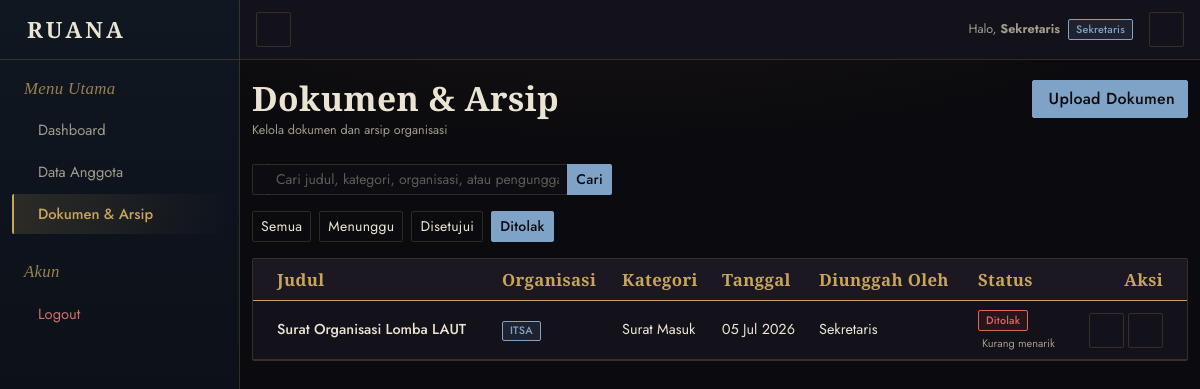
Page /index.php?page=dokumen&action=index&status=ditolak (signed in) on the committed database.
### tables this page shows
CREATE TABLE `dokumen` (
  `id` int NOT NULL,
  `user_id` int DEFAULT NULL,
  `nama_organisasi` varchar(150) NOT NULL DEFAULT '',
  `approved_by` int DEFAULT NULL,
  `judul` varchar(200) NOT NULL,
  `kategori` enum('Proposal','Surat Masuk','Surat Keluar','LPJ','Lainnya') NOT NULL,
  `nama_file` varchar(255) NOT NULL,
  `tanggal` date NOT NULL,
  `status_approval` enum('pending','disetujui','ditolak') DEFAULT 'pending',
  `catatan_dosen` varchar(255) DEFAULT NULL,
  `approved_at` timestamp NULL DEFAULT NULL,
  `created_at` timestamp NULL DEFAULT CURRENT_TIMESTAMP
);

CREATE TABLE `users` (
  `id` int NOT NULL,
  `nama` varchar(100) NOT NULL,
  `username` varchar(50) NOT NULL,
  `password` varchar(255) NOT NULL,
  `role` enum('ketua','sekretaris','bendahara','anggota','dosen') NOT NULL,
  `created_at` timestamp NULL DEFAULT CURRENT_TIMESTAMP
);

### app/views/dokumen/index.php (the view, shortened to what the rows shown need)
<?php require_once BASE_PATH . '/app/helpers/Access.php'; ?>
<?php
$roleColors = [
    'ketua'      => ['primary' => '#c9a45c', 'dark' => '#1f1610', 'bg' => 'rgba(201,164,92,0.12)',  'text' => '#c9a45c'],
    'sekretaris' => ['primary' => '#7fa3c7', 'dark' => '#0f1721', 'bg' => 'rgba(127,163,199,0.12)', 'text' => '#7fa3c7'],
    'bendahara'  => ['primary' => '#8fb08a', 'dark' => '#0f1a15', 'bg' => 'rgba(143,176,138,0.12)', 'text' => '#8fb08a'],
    'dosen'      => ['primary' => '#a48fc9', 'dark' => '#171221', 'bg' => 'rgba(164,143,201,0.12)', 'text' => '#a48fc9'],
    'anggota'    => ['primary' => '#b5ada0', 'dark' => '#16141a', 'bg' => 'rgba(181,173,160,0.10)', 'text' => '#b5ada0'],
];
$color = $roleColors[$role] ?? $roleColors['anggota'];
?>
<!DOCTYPE html>
<html lang="id" data-bs-theme="dark">
<head>
  <link rel="stylesheet" href="https://cdn.jsdelivr.net/npm/bootstrap@5.3.0/dist/css/bootstrap.min.css">
  <link rel="stylesheet" href="https://cdn.jsdelivr.net/npm/@tabler/icons-webfont@latest/tabler-icons.min.css">
  <link rel="stylesheet" href="../public/css/style.css?v=<?= @filemtime(BASE_PATH . '/public/css/style.css') ?: time() ?>">
</head>
<body>
<main id="content" class="<?= $role === 'dosen' ? 'container-fluid px-4' : 'content py-10' ?>" style="<?= $role === 'dosen' ? 'margin-top:80px;' : '' ?>">
  <div class="container-fluid">
    <div class="d-flex justify-content-between align-items-start flex-wrap gap-2 mb-4">
      <div>
        <h1 class="fs-4 mb-1">Dokumen & Arsip</h1>
      </div>
    </div>
    <?php
      $filterStatus = $_GET['status'] ?? '';
      $keyword      = trim($_GET['q'] ?? '');
      $filters = [
        ''          => 'Semua',
        'pending'   => 'Menunggu',
        'disetujui' => 'Disetujui',
        'ditolak'   => 'Ditolak',
      ];
    ?>
    <div class="card border-0">
      <div class="card-body p-0">
        <div class="table-responsive">
          <table class="table align-middle mb-0">
            <thead style="background-color:var(--ce-surface-2);">
              <tr>
                <th class="ps-4">Judul</th>
                <th>Organisasi</th>
                <th>Kategori</th>
                <th>Tanggal</th>
                <th>Diunggah Oleh</th>
                <th>Status</th>
                <th class="text-end pe-4">Aksi</th>
              </tr>
            </thead>
            <tbody>
              <?php if (empty($dokumens)): ?>
                <tr>
                  <td colspan="7" class="text-center text-muted py-5">
                    <i class="ti ti-file-off fs-3 d-block mb-2"></i>
                    <?php if ($keyword !== ''): ?>
                      Tidak ditemukan dokumen untuk pencarian "<?= htmlspecialchars($keyword) ?>"<?= $filterStatus ? ' dengan status "' . htmlspecialchars($filters[$filterStatus]) . '"' : '' ?>.
                    <?php elseif ($filterStatus): ?>
                      Tidak ada dokumen dengan status "<?= htmlspecialchars($filters[$filterStatus]) ?>".
                    <?php else: ?>
                      Belum ada dokumen.
                    <?php endif; ?>
                  </td>
                </tr>
              <?php else: ?>
                <?php foreach ($dokumens as $doc): ?>
                  <tr>
                    <td class="ps-4 fw-medium"><?= htmlspecialchars($doc['judul']) ?></td>
                    <td>
                      <span class="badge" style="background-color:<?= $color['bg'] ?>; color:<?= $color['primary'] ?>;">
                        <?= htmlspecialchars($doc['nama_organisasi'] ?? '-') ?>
                      </span>
                    </td>
                    <td><?= htmlspecialchars($doc['kategori']) ?></td>
                    <td><?= date('d M Y', strtotime($doc['tanggal'])) ?></td>
                    <td><?= htmlspecialchars($doc['nama_uploader'] ?? '-') ?></td>
                    <td>
                      <?php if ($doc['status_approval'] === 'disetujui'): ?>
                        <span class="badge rounded-pill" style="background-color:rgba(143,176,138,0.1); color:#9cc497;">Disetujui</span>
                      <?php elseif ($doc['status_approval'] === 'ditolak'): ?>
                        <span class="badge rounded-pill" style="background-color:rgba(194,69,58,0.1); color:#e0655a;">Ditolak</span>
                      <?php else: ?>
                        <span class="badge rounded-pill" style="background-color:rgba(217,168,74,0.1); color:#d9a84a;">Menunggu</span>
                      <?php endif; ?>
                      <?php if (!empty($doc['catatan_dosen'])): ?>
                        <div class="text-muted mt-1" style="font-size:11px;">
                          <i class="ti ti-message-2 me-1"></i><?= htmlspecialchars($doc['catatan_dosen']) ?>
                        </div>
                      <?php endif; ?>
                    </td>
                    <td class="text-end pe-4">
                      <a href="../public/uploads/<?= htmlspecialchars($doc['nama_file']) ?>" target="_blank" class="btn btn-light btn-icon btn-sm" title="Lihat">
                      </a>
                      <?php if ($role === 'sekretaris'): ?>
                      <a href="index.php?page=dokumen&action=delete&id=<?= $doc['id'] ?>"
                         onclick="return confirm('Yakin ingin menghapus dokumen \'<?= htmlspecialchars($doc['judul']) ?>\'?')"
                         class="btn btn-light btn-icon btn-sm text-danger" title="Hapus">
                      </a>
                      <?php endif; ?>
                    </td>
                  </tr>
                <?php endforeach; ?>
              <?php endif; ?>
            </tbody>
          </table>
        </div>
      </div>
    </div>
  </div>
</main>
</body>
</html>

### rows in the picture
dokumen: judul "Surat Organisasi Lomba LAUT", nama_organisasi "ITSA", kategori "Surat Masuk", tanggal "05 Jul 2026", user.nama "Sekretaris", status_approval "Ditolak", catatan_dosen "Kurang menarik"

### other values in the picture
$nama "Sekretaris"
$role "Sekretaris"
$label "Semua"
$label "Menunggu"
$label "Disetujui"
$label "Ditolak"
